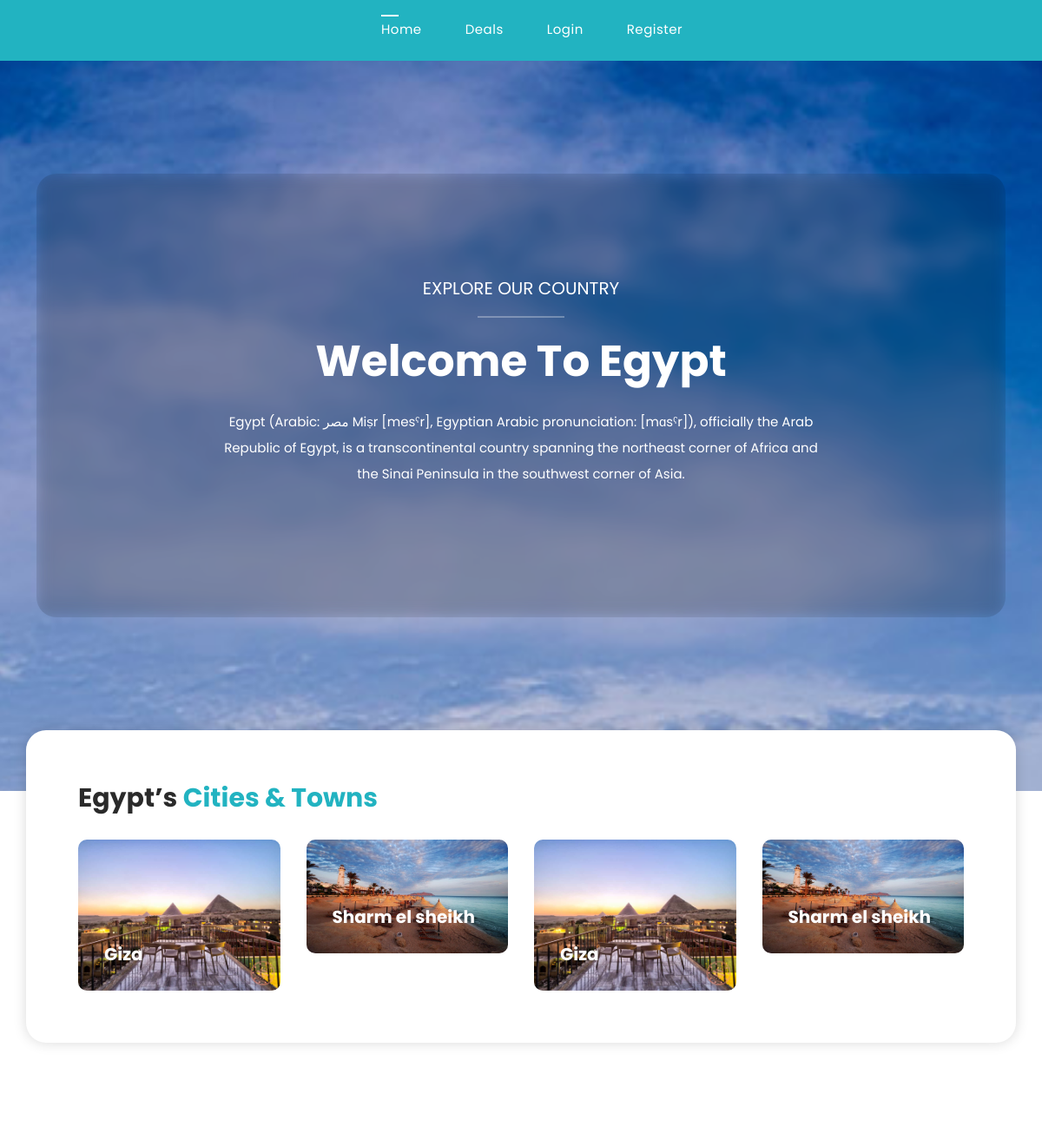
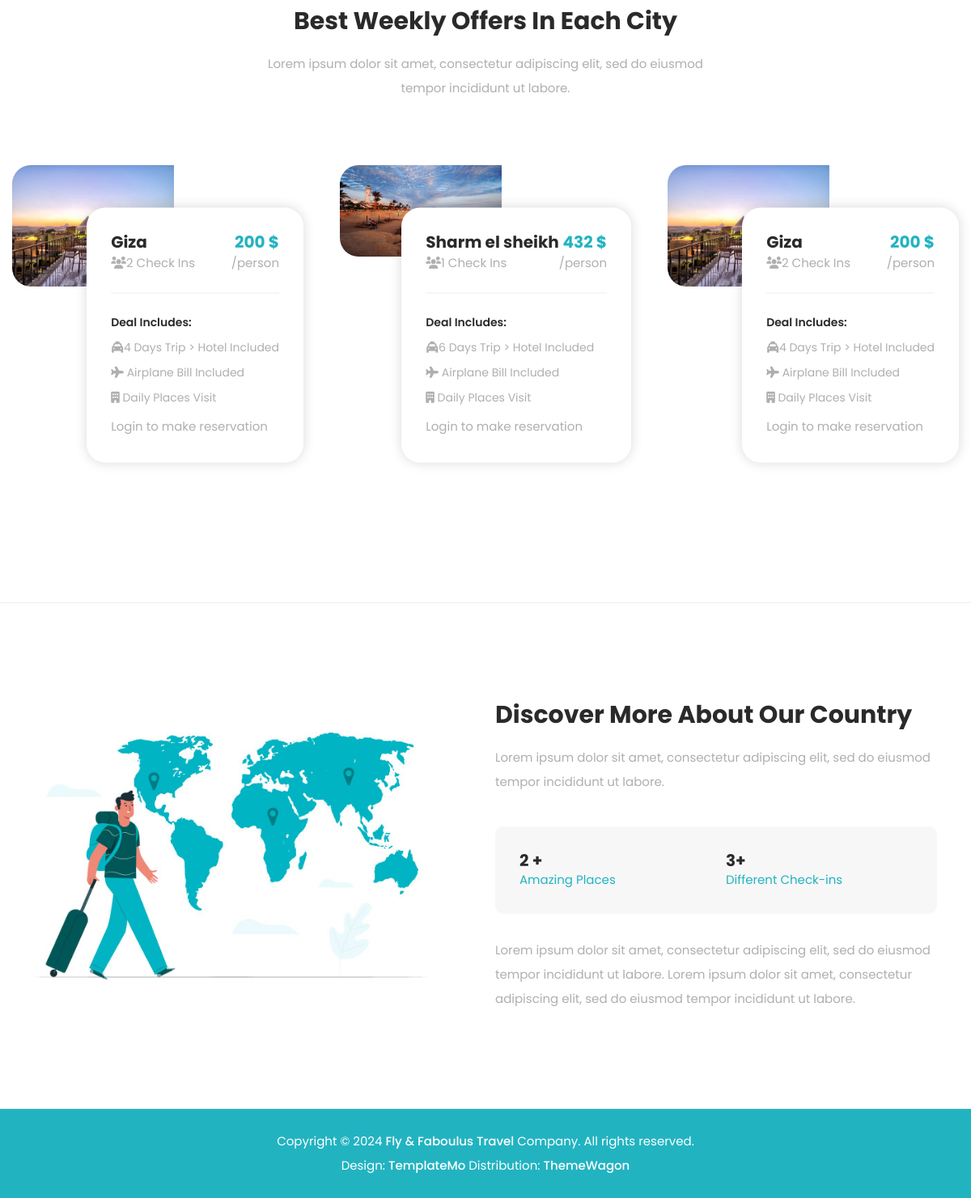
The page /about.php?id=1 on the database its author committed (2 pictures, top to bottom).
### tables this page shows
CREATE TABLE `countries` (
  `id` int(3) NOT NULL,
  `name` varchar(200) NOT NULL,
  `image` varchar(200) NOT NULL,
  `continent` varchar(200) NOT NULL,
  `population` varchar(30) NOT NULL,
  `territory` varchar(30) NOT NULL,
  `description` text NOT NULL,
  `created_at` timestamp NOT NULL DEFAULT current_timestamp()
);

CREATE TABLE `cities` (
  `id` int(3) NOT NULL,
  `name` varchar(200) NOT NULL,
  `image` varchar(200) NOT NULL,
  `trip_days` int(4) NOT NULL,
  `price` varchar(4) NOT NULL,
  `country_id` int(4) NOT NULL,
  `created_at` timestamp NOT NULL DEFAULT current_timestamp()
);

### about.php (the view, shortened to what this page needs)
<?php
require("includes/header.php");
require("conf/config.php");
?>
<?php
if (isset($_GET['id'])) {
  $id = $_GET['id'];
  $coutry = $conn->query("SELECT * FROM countries WHERE id='$id'");
  $coutry->execute();
  $singleCountry = $coutry->fetch(PDO::FETCH_OBJ);
  $citiesImages = $conn->query("SELECT * FROM cities WHERE country_id='$id'");
  $citiesImages->execute();
  $singleImage = $citiesImages->fetchAll(PDO::FETCH_OBJ);
  $cities = $conn->query("SELECT cities.id AS id, cities.name AS name, cities.image AS image,
  cities.trip_days AS trip_days, cities.price AS price, COUNT(bookings.city_id) AS count_bookings
  FROM cities LEFT JOIN bookings ON cities.id = bookings.city_id
  WHERE cities.country_id = '$id'
  GROUP BY(bookings.city_id)");
  $cities->execute();
  $allCities = $cities->fetchAll(PDO::FETCH_OBJ);
  $cities_country = $conn->query("SELECT COUNT(country_id) AS num_cities FROM cities
  WHERE country_id = '$id'");
  $cities_country->execute();
  $num_cities = $cities_country->fetch(PDO::FETCH_OBJ);
  $num_country = $conn->query("SELECT COUNT(bookings.city_id) AS count_bookings FROM cities JOIN bookings
  ON cities.id = bookings.city_id WHERE cities.country_id = '$id'");
  $num_country->execute();
  $num_bookings = $num_country->fetch(PDO::FETCH_OBJ);
} else {
  header("location: 404.php");
}
?>
<div class="about-main-content">
  <div class="container">
    <div class="row">
      <div class="col-lg-12">
        <div class="content">
          <div class="blur-bg"></div>
          <h4>EXPLORE OUR COUNTRY</h4>
          <div class="line-dec"></div>
          <h2>Welcome To <?php echo $singleCountry->name; ?></h2>
          <p><?php echo $singleCountry->description; ?></p>
        </div>
      </div>
    </div>
  </div>
</div>
<div class="cities-town">
  <div class="container">
    <div class="row">
      <div class="slider-content">
        <div class="row">
          <div class="col-lg-12">
            <h2><?php echo $singleCountry->name; ?>’s <em>Cities &amp; Towns</em></h2>
          </div>
          <div class="col-lg-12">
            <div class="owl-cites-town owl-carousel">
              <?php foreach ($singleImage as $image) : ?>
                <div class="item">
                  <div class="thumb">
                    <img src="assets/images/<?php echo $image->image; ?>" alt="">
                    <h4><?php echo $image->name; ?></h4>
                  </div>
                </div>
              <?php endforeach; ?>
            </div>
          </div>
        </div>
      </div>
    </div>
  </div>
</div>
<div class="weekly-offers">
  <div class="container">
    <div class="row">
      <div class="col-lg-6 offset-lg-3">
        <div class="section-heading text-center">
          <h2>Best Weekly Offers In Each City</h2>
          <p>Lorem ipsum dolor sit amet, consectetur adipiscing elit, sed do eiusmod tempor incididunt ut labore.</p>
        </div>
      </div>
    </div>
  </div>
  <div class="container-fluid">
    <div class="row">
      <div class="col-lg-12">
        <div class="owl-weekly-offers owl-carousel">
          <?php foreach ($allCities as $city) : ?>
            <div class="item">
              <div class="thumb">
                <div class="text">
                  <h4><?php echo $city->name; ?><br><span><i class="fa fa-users"></i><?php echo $city->count_bookings; ?> Check Ins</span></h4>
                  <h6><?php echo $city->price; ?> $<br><span>/person</span></h6>
                  <ul>
                    <li>Deal Includes:</li>
                    <li><i class="fa fa-taxi"></i><?php echo $city->trip_days; ?> Days Trip > Hotel Included</li>
                    <li><i class="fa fa-plane"></i> Airplane Bill Included</li>
                    <li><i class="fa fa-building"></i> Daily Places Visit</li>
                  </ul>
                  <?php if (isset($_SESSION['username'])) : ?>
                    <div class="main-button">
                      <a href="reservation.php?id=<?php echo $city->id; ?>">Make a Reservation</a>
                    </div>
                  <?php else : ?>
                    <p>Login to make reservation</p>
                  <?php endif; ?>
                </div>
              </div>
            </div>
          <?php endforeach; ?>
        </div>
      </div>
    </div>
  </div>
</div>
<div class="more-about">
  <div class="container">
    <div class="row">
      <div class="col-lg-6 align-self-center">
        <div class="left-image">
          <img src="assets/images/about-left-image.jpg" alt="">
        </div>
      </div>
      <div class="col-lg-6">
        <div class="section-heading">
          <h2>Discover More About Our Country</h2>
          <p>Lorem ipsum dolor sit amet, consectetur adipiscing elit, sed do eiusmod tempor incididunt ut labore.</p>
        </div>
        <div class="row">
          <div class="col-lg-12">
            <div class="info-item">
              <div class="row">
                <div class="col-lg-6">
                  <h4><?php echo $num_cities->num_cities; ?> +</h4>
                  <span>Amazing Places</span>
                </div>
                <div class="col-lg-6">
                  <h4><?php echo $num_bookings->count_bookings; ?>+</h4>
                  <span>Different Check-ins</span>
                </div>
              </div>
            </div>
          </div>
        </div>
        <p>Lorem ipsum dolor sit amet, consectetur adipiscing elit, sed do eiusmod tempor incididunt ut labore. Lorem ipsum dolor sit amet, consectetur adipiscing elit, sed do eiusmod tempor incididunt ut labore.</p>
      </div>
    </div>
  </div>
</div>
<?php require("includes/footer.php") ?>

### rows shown on the page
countries: name "Egypt", description "Egypt (Arabic: مصر Miṣr [mesˁr], Egyptian Arabic pronunciation: [mɑsˤr]), officially the Arab Republic of Egypt, is a transcontinental country spanning the northeast corner of Africa and the Sinai Peninsula in the southwest corner of Asia."
cities: image (picture), name "Giza", count_bookings "2", price "200", trip_days "4"
cities: image (picture), name "Sharm el sheikh", count_bookings "1", price "432", trip_days "6"

### other values the page prints
$num_cities->num_cities "2"
$num_bookings->count_bookings "3"
